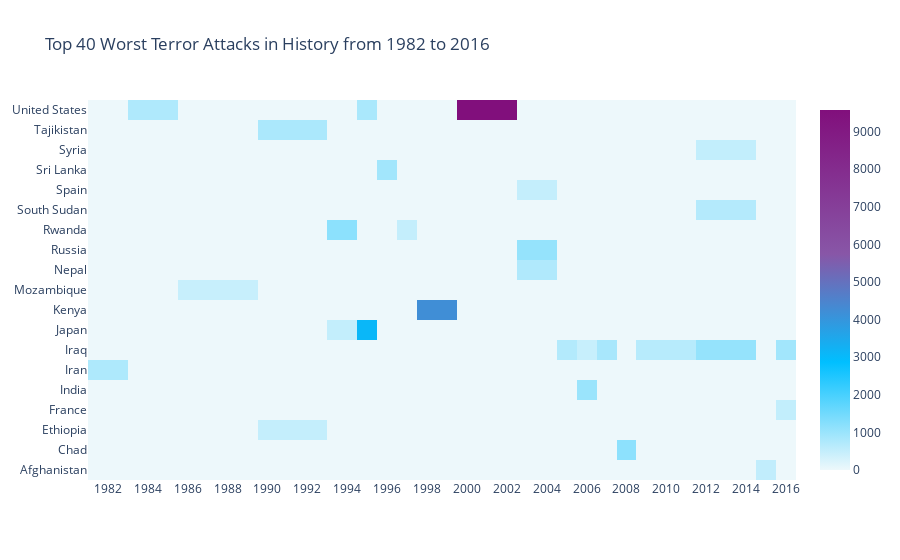

Here is the notebook cell this chart was saved with:
### Code cell
import plotly.offline as py
py.init_notebook_mode(connected=True)
import plotly.graph_objs as go
colorscale = [[0, '#edf8fb'], [.3, '#00BFFF'],  [.6, '#8856a7'],  [1, '#810f7c']]
heatmap = go.Heatmap(z=heat.values, x=heat.columns, y=heat.index, colorscale=colorscale)
data = [heatmap]
layout = go.Layout(
    title='Top 40 Worst Terror Attacks in History from 1982 to 2016',
    xaxis = dict(ticks='', nticks=20),
    yaxis = dict(ticks='')
)
fig = go.Figure(data=data, layout=layout)
py.iplot(fig, filename='heatmap',show_link=False)

### Figure 1 — Plotly figure (JSON) as saved in the notebook; plotly's stock layout.template omitted (floating-point values rounded to 4 significant figures; data arrays with more than 128 entries replaced by an {"elided": "..."} marker saying what was removed)
{"data": [{"colorscale": [[0, "#edf8fb"], [0.3, "#00BFFF"], [0.6, "#8856a7"], [1, "#810f7c"]], "type": "heatmap", "x": [1982, 1984, 1987, 1992, 1994, 1995, 1996, 1997, 1998, 2001, 2004, 2005, 2006, 2007, 2008, 2009, 2014, 2015, 2016], "y": ["Afghanistan", "Chad", "Ethiopia", "France", "India", "Iran", "Iraq", "Japan", "Kenya", "Mozambique", "Nepal", "Russia", "Rwanda", "South Sudan", "Spain", "Sri Lanka", "Syria", "Tajikistan", "United States"], "z": {"elided": "19x19 float values"}}], "layout": {"title": {"text": "Top 40 Worst Terror Attacks in History from 1982 to 2016"}, "xaxis": {"nticks": 20, "ticks": ""}, "yaxis": {"ticks": ""}}}
